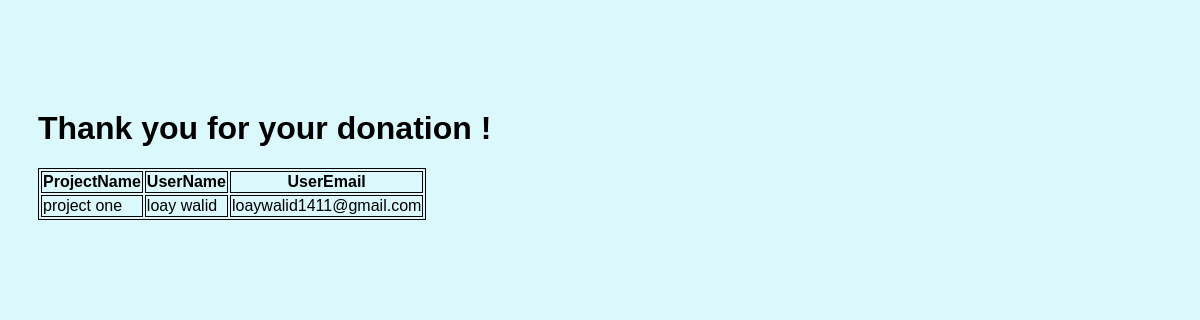
/fundpage/confirmationpage (signed in), run on the app's committed database.
### fund/models.py (models this page shows, shortened)
class fund(models.Model):
    projectname = models.CharField(max_length=50 , verbose_name="project name")
    username = models.CharField(max_length=50 , verbose_name="user name")
    useremail = models.CharField(max_length=50 , verbose_name="user email")
    class Meta:
        verbose_name= "fund information"

### fund/views.py (the view)
# urls.py: path('fundpage/confirmationpage' , views.confirmationpage , name="confirmationpage"),
@login_required(login_url='authentication:login')
def confirmationpage(request):
    return render (request , 'fund/confirmationpage.html', {"fund":fund.objects.all().order_by('username')})

### templates/fund/confirmationpage.html (shortened to what this page needs)
<h1> Thank you for your donation !<h1>
<table>
    <tr>
      <th>ProjectName</th>
      <th>UserName</th>
      <th>UserEmail</th>
    </tr>
    {% for ele in fund %}
    <tr>
      <td>{{ele.projectname}}</td>
      <td>{{ele.username}}</td>
      <td>{{ele.useremail}}</td>
    </tr>
    {% endfor %}
  </table>

### templates/fund/confirmationpage.html (style rules this page uses)
table, tr, td, th { border: 1px solid ; }

### data on the page
fund: projectname "project one", username "loay walid", useremail "loaywalid1411@gmail.com"
